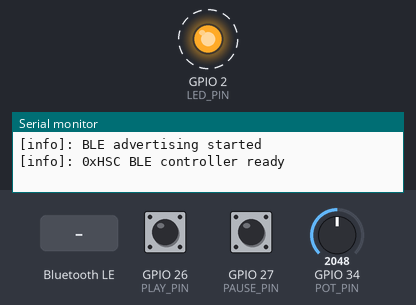
This sketch was run on a simulated ESP32. Shown: output pins drawn as LEDs (lit = HIGH), the last lines printed to the serial monitor. Dashed ring = blinking. The test bench sets the inputs (shaded band); at power-on: GPIO 34 (POT_PIN) = 2048, GPIO 26 (PLAY_PIN) HIGH, GPIO 27 (PAUSE_PIN) HIGH (analog values on the 0–4095 scale). Nothing arrives over Bluetooth unless stated; a phone connects over Bluetooth LE 3 s after start.

Above: at 0.87 s.
1.3 s: GPIO 34 (POT_PIN) set to 2866
At 1.37 s:
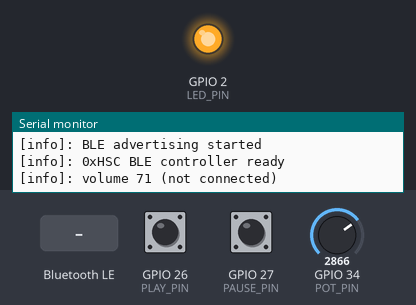
At 3.5 s:
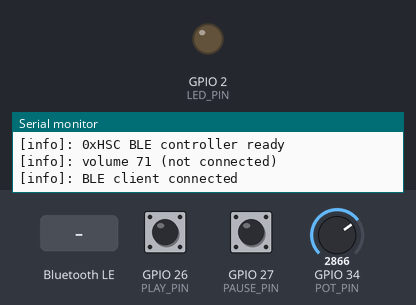
4.3 s: GPIO 26 (PLAY_PIN) pulled LOW for 0.15 s
7.4 s: GPIO 27 (PAUSE_PIN) pulled LOW for 0.15 s
10.5 s: Bluetooth LE write "d" received
13.5 s: Bluetooth LE write "1" received
16.5 s: GPIO 34 (POT_PIN) set to 3603
Timing chart, 0 to 19.6 s (numbered marks = the images above; inputs shaded):
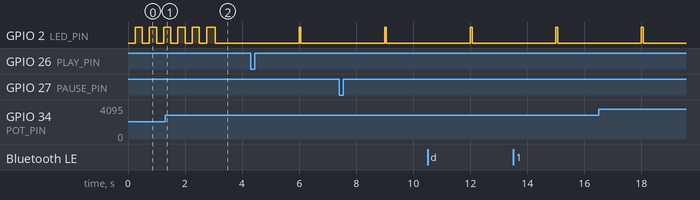

The sketch:

0xHSC.ino
```cpp
#include <Arduino.h>
#include <BLEDevice.h>
#include <BLEServer.h>
#include <BLEUtils.h>
#include <BLE2902.h>

#define POT_PIN        34
#define PLAY_PIN       26
#define PAUSE_PIN      27
#define LED_PIN        2

#define DEVICE_NAME           "0xHSC"
#define AFTER_DROP_DELAY_MS   2000
#define RESET_HOLD_MS         3000
#define DEBOUNCE_MS           30
#define POT_INTERVAL_MS       20
#define POT_DEADBAND          20
#define POT_MIN               150
#define POT_MAX               3950

#define SERVICE_UUID \
  "6e400001-b5a3-f393-e0a9-e50e24dcca9e"

#define RX_CHARACTERISTIC_UUID \
  "6e400002-b5a3-f393-e0a9-e50e24dcca9e"

#define TX_CHARACTERISTIC_UUID \
  "6e400003-b5a3-f393-e0a9-e50e24dcca9e"

BLEServer *bleServer = nullptr;
BLECharacteristic *txCharacteristic = nullptr;
BLECharacteristic *rxCharacteristic = nullptr;

volatile bool deviceConnected = false;
volatile bool advertisingRestartPending = false;

uint32_t nextTry = 0;

struct Button {
  uint8_t pin;
  bool stable;
  bool lastRaw;
  uint32_t changedAt;
};

Button btnPlay  = { PLAY_PIN, false, false, 0 };
Button btnPause = { PAUSE_PIN, false, false, 0 };


class ServerCallbacks : public BLEServerCallbacks {
  void onConnect(BLEServer *server) override {
    deviceConnected = true;
    advertisingRestartPending = false;
    Serial.println("[info]: BLE client connected");
  }

  void onDisconnect(BLEServer *server) override {
    deviceConnected = false;
    advertisingRestartPending = true;
    Serial.println("[info]: BLE client disconnected");
  }
};


class RXCallbacks : public BLECharacteristicCallbacks {
  void onWrite(BLECharacteristic *characteristic) override {
    std::string value = characteristic->getValue();

    if (!value.empty()) {
      Serial.print("[BLE RX]: ");
      Serial.println(value.c_str());
    }
  }
};


void startAdvertising() {
  BLEAdvertising *advertising = BLEDevice::getAdvertising();

  advertising->addServiceUUID(SERVICE_UUID);
  advertising->setScanResponse(true);
  advertising->setMinPreferred(0x06);
  advertising->setMinPreferred(0x12);

  BLEDevice::startAdvertising();

  Serial.println("[info]: BLE advertising started");
}


void handleBleEvents() {
  if (advertisingRestartPending) {
    advertisingRestartPending = false;

    delay(AFTER_DROP_DELAY_MS);
    startAdvertising();
  }
}


void sendCmd(const char *cmd) {
  if (deviceConnected && txCharacteristic) {
    String message = String(cmd) + "\n";

    txCharacteristic->setValue(
      (uint8_t *)message.c_str(),
      message.length()
    );

    txCharacteristic->notify();
  }

  Serial.printf(
    "[info]: cmd %s%s\n",
    cmd,
    deviceConnected ? "" : " (not connected)"
  );
}


void resetBluetooth() {
  Serial.println("[info]: RESET: restarting BLE controller");

  digitalWrite(LED_PIN, HIGH);

  BLEDevice::deinit(true);

  for (int i = 0; i < 10; i++) {
    digitalWrite(LED_PIN, i & 1);
    delay(100);
  }

  ESP.restart();
}


bool updateButton(Button &b) {
  bool raw = (digitalRead(b.pin) == LOW);

  if (raw != b.lastRaw) {
    b.lastRaw = raw;
    b.changedAt = millis();
  }

  if (
    raw != b.stable &&
    millis() - b.changedAt >= DEBOUNCE_MS
  ) {
    b.stable = raw;
    return true;
  }

  return false;
}


void handleButtons() {
  static bool comboSeen = false;
  static uint32_t comboStart = 0;

  bool playChanged = updateButton(btnPlay);
  bool pauseChanged = updateButton(btnPause);

  if (btnPlay.stable && btnPause.stable) {
    comboSeen = true;

    if (!comboStart) {
      comboStart = millis();
    }

    if (millis() - comboStart >= RESET_HOLD_MS) {
      resetBluetooth();
    }
  } else {
    comboStart = 0;
  }

  if (
    playChanged &&
    !btnPlay.stable &&
    !comboSeen
  ) {
    sendCmd("P");
  }

  if (
    pauseChanged &&
    !btnPause.stable &&
    !comboSeen
  ) {
    sendCmd("S");
  }

  if (!btnPlay.stable && !btnPause.stable) {
    comboSeen = false;
  }
}


int potSent = 0;
int lastPct = -1;


int readPotRaw() {
  uint32_t sum = 0;

  for (int i = 0; i < 8; i++) {
    sum += analogRead(POT_PIN);
  }

  return sum / 8;
}


int rawToPercent(int raw) {
  return map(
    constrain(raw, POT_MIN, POT_MAX),
    POT_MIN,
    POT_MAX,
    0,
    100
  );
}


void handlePot() {
  static uint32_t last = 0;

  if (millis() - last < POT_INTERVAL_MS) {
    return;
  }

  last = millis();

  int raw = readPotRaw();
  int pct = rawToPercent(raw);

  bool atEnd = (pct == 0 || pct == 100);

  if (
    abs(raw - potSent) < POT_DEADBAND &&
    !(atEnd && pct != lastPct)
  ) {
    return;
  }

  potSent = raw;
  lastPct = pct;

  if (deviceConnected && txCharacteristic) {
    char message[12];

    snprintf(message, sizeof(message), "V:%d\n", pct);

    txCharacteristic->setValue(
      (uint8_t *)message,
      strlen(message)
    );

    txCharacteristic->notify();
  }

  Serial.printf(
    "[info]: volume %d%s\n",
    pct,
    deviceConnected ? "" : " (not connected)"
  );
}


void updateLed() {
  uint32_t t = millis();
  bool on;

  if (deviceConnected) {
    on = (t % 3000) < 60;
  } else {
    on = (t / 250) & 1;
  }

  digitalWrite(LED_PIN, on);
}


void setup() {
  Serial.begin(115200);

  pinMode(PLAY_PIN, INPUT_PULLUP);
  pinMode(PAUSE_PIN, INPUT_PULLUP);
  pinMode(LED_PIN, OUTPUT);

  analogReadResolution(12);

  potSent = readPotRaw();
  lastPct = rawToPercent(potSent);

  // Initialize BLE
  BLEDevice::init(DEVICE_NAME);

  bleServer = BLEDevice::createServer();

  bleServer->setCallbacks(new ServerCallbacks());

  // Create Nordic UART service
  BLEService *service =
    bleServer->createService(SERVICE_UUID);

  // TX: ESP32 -> Mobile app (Notify)
  txCharacteristic =
    service->createCharacteristic(
      TX_CHARACTERISTIC_UUID,
      BLECharacteristic::PROPERTY_NOTIFY
    );

  txCharacteristic->addDescriptor(new BLE2902());

  // RX: Mobile app -> ESP32 (Write)
  rxCharacteristic =
    service->createCharacteristic(
      RX_CHARACTERISTIC_UUID,
      BLECharacteristic::PROPERTY_WRITE |
      BLECharacteristic::PROPERTY_WRITE_NR
    );

  rxCharacteristic->setCallbacks(new RXCallbacks());

  service->start();

  startAdvertising();

  Serial.println("[info]: 0xHSC BLE controller ready");
}


void loop() {
  handleBleEvents();
  handleButtons();
  handlePot();
  updateLed();

  delay(2);
}
```
